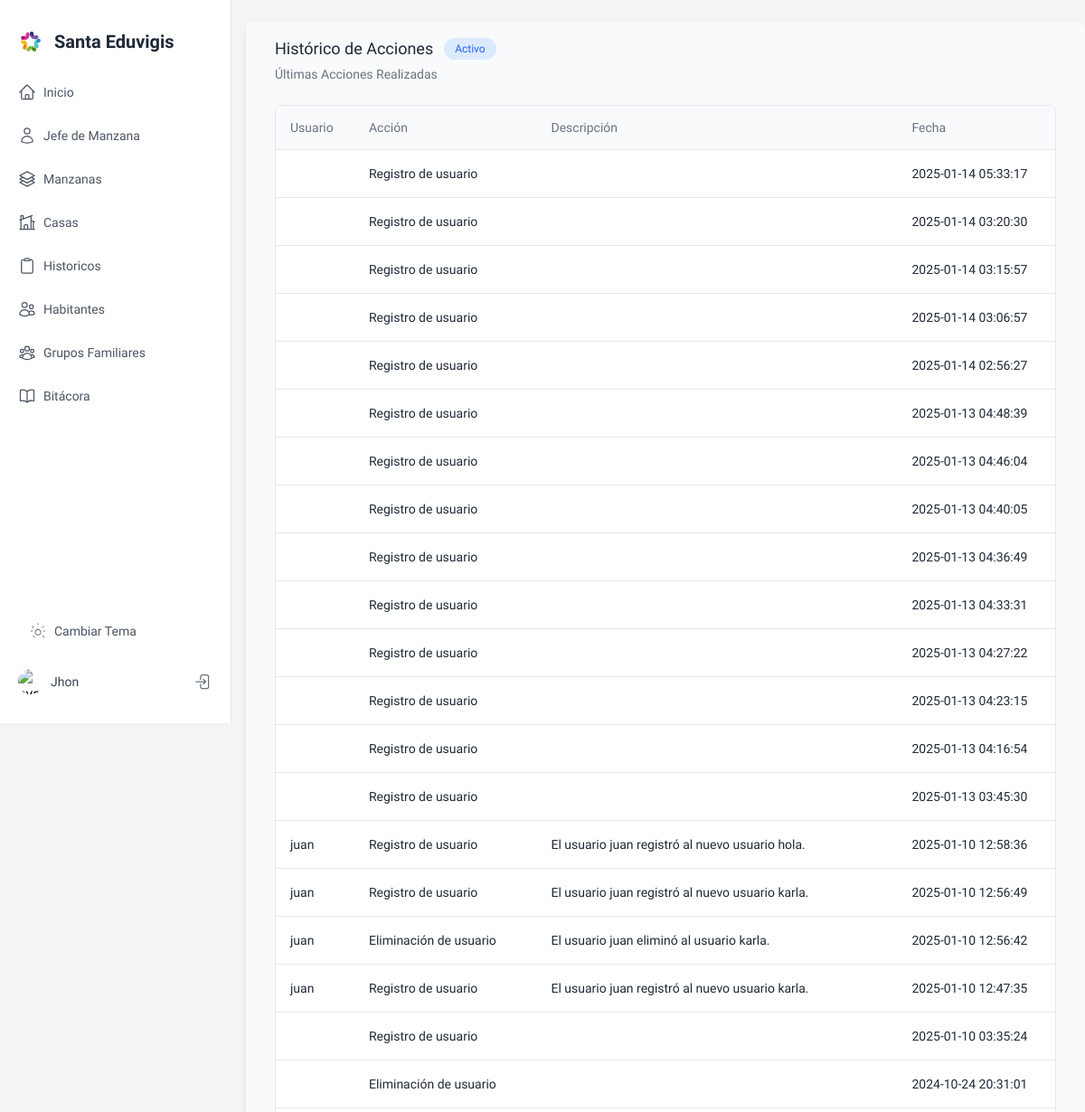
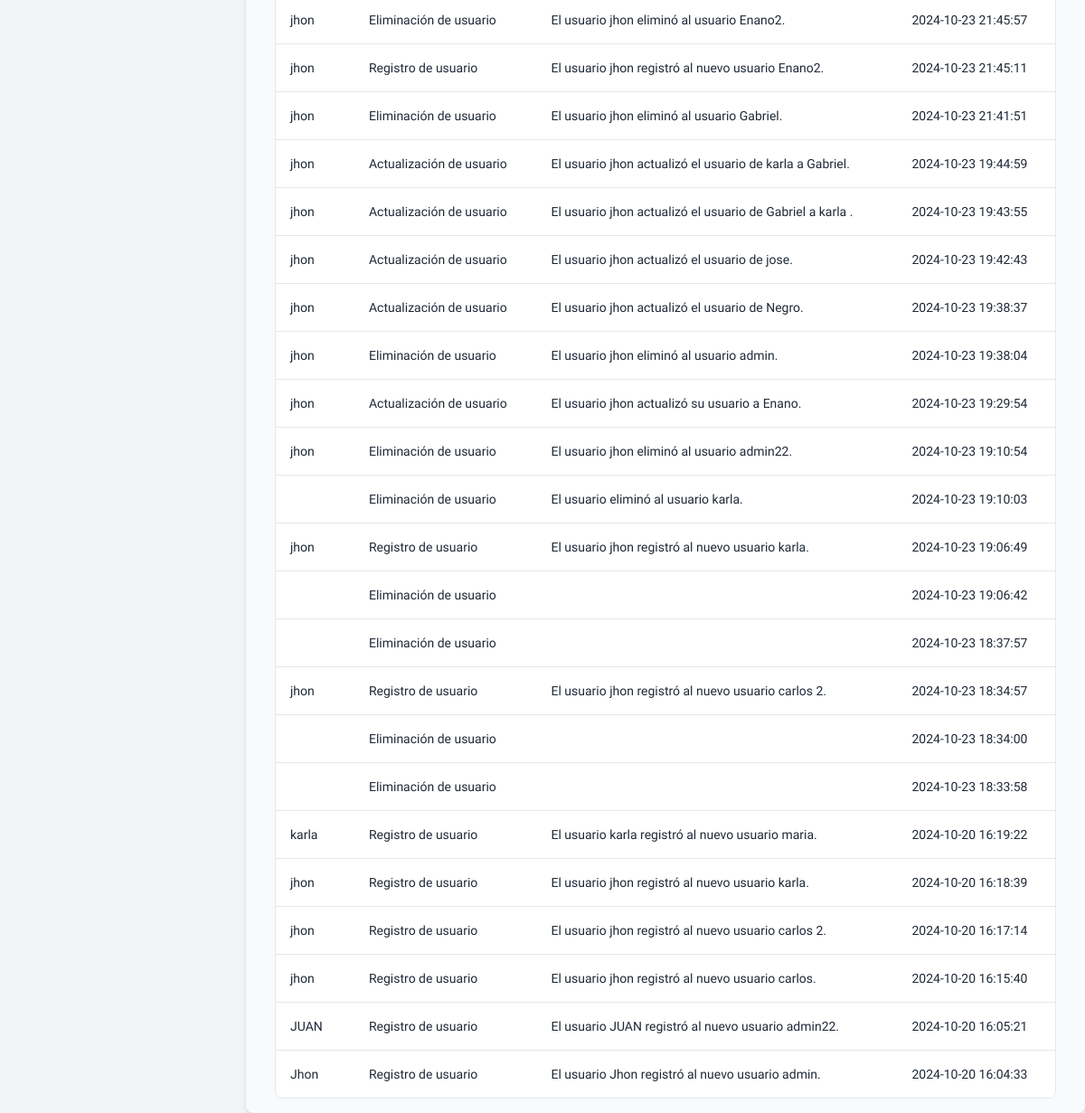
Page /components/bitacora.php (signed in) on the committed database (2 pictures, top to bottom).
### tables this page shows
CREATE TABLE `bitacora` (
  `id_bitacora` int(11) NOT NULL,
  `usuario` varchar(100) DEFAULT NULL,
  `accion` varchar(255) DEFAULT NULL,
  `descripcion` varchar(255) DEFAULT NULL,
  `fecha` timestamp NOT NULL DEFAULT current_timestamp()
);

### controladores/getbitacora.php (the view)
<?php
include '../../src/controladores/conexion.php';
$sql = "SELECT usuario, accion, descripcion, fecha FROM bitacora ORDER BY fecha DESC";
$resultado = $conn->query($sql);
if ($resultado && $resultado->num_rows > 0) {
    while ($fila = $resultado->fetch_assoc()) {
        echo "<tr>";
        echo "<td class='px-4 py-4 text-sm font-medium whitespace-nowrap'><h2 class='font-medium text-gray-800 dark:text-white'>{$fila['usuario']}</h2></td>";
        echo "<td class='px-4 py-4 text-sm font-medium whitespace-nowrap'><h2 class='font-medium text-gray-800 dark:text-white'>{$fila['accion']}</h2></td>";
        echo "<td class='px-4 py-4 text-sm font-medium whitespace-nowrap'><h2 class='font-medium text-gray-800 dark:text-white'>{$fila['descripcion']}</h2></td>";
        echo "<td class='px-4 py-4 text-sm font-medium whitespace-nowrap'><h2 class='font-medium text-gray-800 dark:text-white'>{$fila['fecha']}</h2></td>";
        echo "</tr>";
    }
} else {
    echo "<tr><td colspan='4' class='px-4 py-4 text-sm text-center text-gray-500 dark:text-gray-300'>No hay registros en la bitácora.</td></tr>";
}
?>

### rows in the picture
bitacora: accion "Registro de usuario", fecha "2025-01-14 05:33:17"
bitacora: accion "Registro de usuario", fecha "2025-01-14 03:20:30"
bitacora: accion "Registro de usuario", fecha "2025-01-14 03:15:57"
bitacora: accion "Registro de usuario", fecha "2025-01-14 03:06:57"
bitacora: accion "Registro de usuario", fecha "2025-01-14 02:56:27"
bitacora: accion "Registro de usuario", fecha "2025-01-13 04:48:39"
bitacora: accion "Registro de usuario", fecha "2025-01-13 04:46:04"
bitacora: accion "Registro de usuario", fecha "2025-01-13 04:40:05"
bitacora: accion "Registro de usuario", fecha "2025-01-13 04:36:49"
bitacora: accion "Registro de usuario", fecha "2025-01-13 04:33:31"
bitacora: accion "Registro de usuario", fecha "2025-01-13 04:27:22"
bitacora: accion "Registro de usuario", fecha "2025-01-13 04:23:15"
bitacora: accion "Registro de usuario", fecha "2025-01-13 04:16:54"
bitacora: accion "Registro de usuario", fecha "2025-01-13 03:45:30"
bitacora: usuario "juan", accion "Registro de usuario", descripcion "El usuario juan registró al nuevo usuario hola.", fecha "2025-01-10 12:58:36"
bitacora: usuario "juan", accion "Registro de usuario", descripcion "El usuario juan registró al nuevo usuario karla.", fecha "2025-01-10 12:56:49"
bitacora: usuario "juan", accion "Eliminación de usuario", descripcion "El usuario juan eliminó al usuario karla.", fecha "2025-01-10 12:56:42"
bitacora: usuario "juan", accion "Registro de usuario", descripcion "El usuario juan registró al nuevo usuario karla.", fecha "2025-01-10 12:47:35"
bitacora: accion "Registro de usuario", fecha "2025-01-10 03:35:24"
bitacora: accion "Eliminación de usuario", fecha "2024-10-24 20:31:01"
bitacora: usuario "jhon", accion "Eliminación de usuario", descripcion "El usuario jhon eliminó al usuario Enano2.", fecha "2024-10-23 21:45:57"
bitacora: usuario "jhon", accion "Registro de usuario", descripcion "El usuario jhon registró al nuevo usuario Enano2.", fecha "2024-10-23 21:45:11"
bitacora: usuario "jhon", accion "Eliminación de usuario", descripcion "El usuario jhon eliminó al usuario Gabriel.", fecha "2024-10-23 21:41:51"
bitacora: usuario "jhon", accion "Actualización de usuario", descripcion "El usuario jhon actualizó el usuario de karla a Gabriel.", fecha "2024-10-23 19:44:59"
bitacora: usuario "jhon", accion "Actualización de usuario", descripcion "El usuario jhon actualizó el usuario de Gabriel a karla .", fecha "2024-10-23 19:43:55"
bitacora: usuario "jhon", accion "Actualización de usuario", descripcion "El usuario jhon actualizó el usuario de jose.", fecha "2024-10-23 19:42:43"
bitacora: usuario "jhon", accion "Actualización de usuario", descripcion "El usuario jhon actualizó el usuario de Negro.", fecha "2024-10-23 19:38:37"
bitacora: usuario "jhon", accion "Eliminación de usuario", descripcion "El usuario jhon eliminó al usuario admin.", fecha "2024-10-23 19:38:04"
bitacora: usuario "jhon", accion "Actualización de usuario", descripcion "El usuario jhon actualizó su usuario a Enano.", fecha "2024-10-23 19:29:54"
bitacora: usuario "jhon", accion "Eliminación de usuario", descripcion "El usuario jhon eliminó al usuario admin22.", fecha "2024-10-23 19:10:54"
bitacora: accion "Eliminación de usuario", descripcion "El usuario eliminó al usuario karla.", fecha "2024-10-23 19:10:03"
bitacora: usuario "jhon", accion "Registro de usuario", descripcion "El usuario jhon registró al nuevo usuario karla.", fecha "2024-10-23 19:06:49"
bitacora: accion "Eliminación de usuario", fecha "2024-10-23 19:06:42"
bitacora: accion "Eliminación de usuario", fecha "2024-10-23 18:37:57"
bitacora: usuario "jhon", accion "Registro de usuario", descripcion "El usuario jhon registró al nuevo usuario carlos 2.", fecha "2024-10-23 18:34:57"
bitacora: accion "Eliminación de usuario", fecha "2024-10-23 18:34:00"
bitacora: accion "Eliminación de usuario", fecha "2024-10-23 18:33:58"
bitacora: usuario "karla", accion "Registro de usuario", descripcion "El usuario karla registró al nuevo usuario maria.", fecha "2024-10-20 16:19:22"
bitacora: usuario "jhon", accion "Registro de usuario", descripcion "El usuario jhon registró al nuevo usuario karla.", fecha "2024-10-20 16:18:39"
bitacora: usuario "jhon", accion "Registro de usuario", descripcion "El usuario jhon registró al nuevo usuario carlos 2.", fecha "2024-10-20 16:17:14"
bitacora: usuario "jhon", accion "Registro de usuario", descripcion "El usuario jhon registró al nuevo usuario carlos.", fecha "2024-10-20 16:15:40"
bitacora: usuario "JUAN", accion "Registro de usuario", descripcion "El usuario JUAN registró al nuevo usuario admin22.", fecha "2024-10-20 16:05:21"
bitacora: usuario "Jhon", accion "Registro de usuario", descripcion "El usuario Jhon registró al nuevo usuario admin.", fecha "2024-10-20 16:04:33"

### other values in the picture
$usuario_actual "Jhon"
